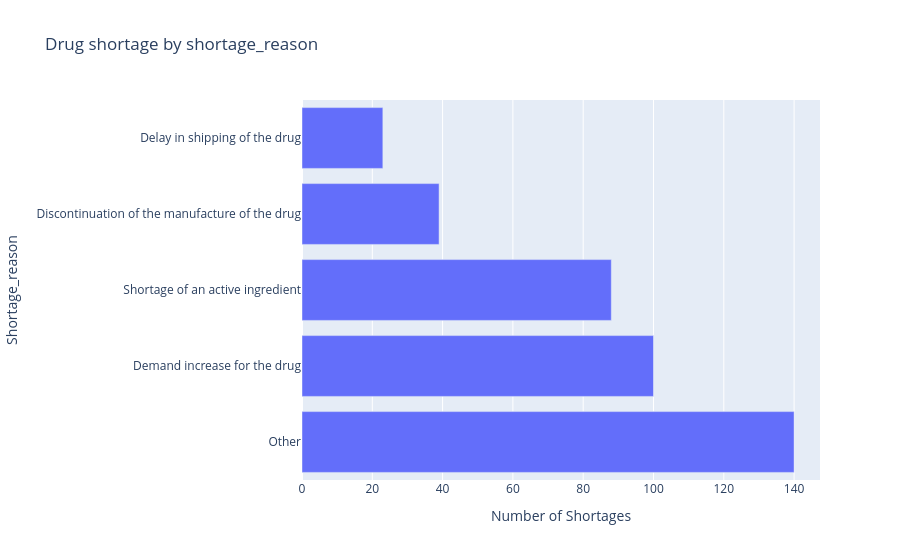

Notebook cell for this chart:
### Code cell
# Generic code block for bar chart plotting for a categorical variable
def hbar_category_distribution(df, groupby_category = 'shortage_reason'):
    if groupby_category =='shortage_reason':
        df = df[(df['availability'] != 'Available') & (df['shortage_reason'] !='Not Applicable')]  # Filter to only include unavailable drugs
    
    shortage_counts = df.groupby(groupby_category).size().reset_index(name='count').sort_values('count', ascending=False)
    shortage_counts = shortage_counts[shortage_counts['count'] > np.median(shortage_counts['count'])].head(10)
    shortage_counts.columns = [groupby_category, 'count']
    fig = px.bar(shortage_counts, 
             x='count', 
             y=groupby_category,
             orientation='h',
             title=f'Drug shortage by {groupby_category}',
             labels={groupby_category: groupby_category.capitalize(), 'count': 'Number of Shortages'})
    fig.show()

hbar_category_distribution(df)

### Figure 1 — Plotly figure (JSON) as saved in the notebook; plotly's stock layout.template omitted (floating-point values rounded to 4 significant figures)
{"data": [{"hovertemplate": "Number of Shortages=%{x}<br>Shortage_reason=%{y}<extra></extra>", "legendgroup": "", "marker": {"color": "#636efa", "pattern": {"shape": ""}}, "name": "", "orientation": "h", "showlegend": false, "textposition": "auto", "type": "bar", "x": [140, 100, 88, 39, 23], "xaxis": "x", "y": ["Other", "Demand increase for the drug", "Shortage of an active ingredient", "Discontinuation of the manufacture of the drug", "Delay in shipping of the drug"], "yaxis": "y"}], "layout": {"barmode": "relative", "legend": {"tracegroupgap": 0}, "title": {"text": "Drug shortage by shortage_reason"}, "xaxis": {"anchor": "y", "domain": [0, 1], "title": {"text": "Number of Shortages"}}, "yaxis": {"anchor": "x", "domain": [0, 1], "title": {"text": "Shortage_reason"}}}}
